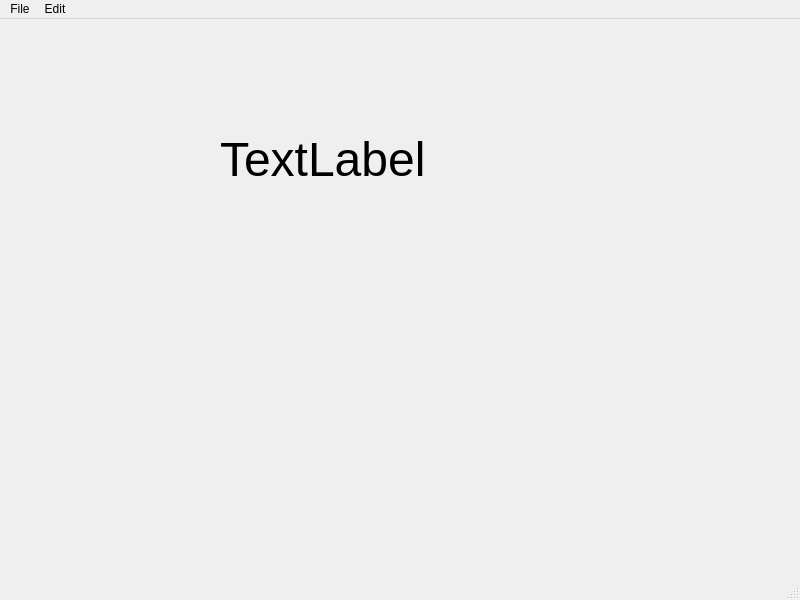
<?xml version="1.0" encoding="UTF-8"?>
<ui version="4.0">
 <class>MainWindow</class>
 <widget class="QMainWindow" name="MainWindow">
  <property name="geometry">
   <rect>
    <x>0</x>
    <y>0</y>
    <width>800</width>
    <height>600</height>
   </rect>
  </property>
  <property name="windowTitle">
   <string>MainWindow</string>
  </property>
  <widget class="QWidget" name="centralwidget">
   <widget class="QLabel" name="label">
    <property name="geometry">
     <rect>
      <x>220</x>
      <y>70</y>
      <width>331</width>
      <height>141</height>
     </rect>
    </property>
    <property name="font">
     <font>
      <pointsize>36</pointsize>
     </font>
    </property>
    <property name="text">
     <string>TextLabel</string>
    </property>
   </widget>
  </widget>
  <widget class="QMenuBar" name="menubar">
   <property name="geometry">
    <rect>
     <x>0</x>
     <y>0</y>
     <width>800</width>
     <height>21</height>
    </rect>
   </property>
   <widget class="QMenu" name="menuFile">
    <property name="title">
     <string>File</string>
    </property>
    <addaction name="actionNew"/>
    <addaction name="actionSave"/>
   </widget>
   <widget class="QMenu" name="menuEdit">
    <property name="title">
     <string>Edit</string>
    </property>
    <addaction name="actionCopy"/>
    <addaction name="actionPaste"/>
   </widget>
   <addaction name="menuFile"/>
   <addaction name="menuEdit"/>
  </widget>
  <widget class="QStatusBar" name="statusbar"/>
  <action name="actionNew">
   <property name="text">
    <string>New</string>
   </property>
   <property name="statusTip">
    <string>Create a new file</string>
   </property>
   <property name="shortcut">
    <string>Ctrl+N</string>
   </property>
  </action>
  <action name="actionSave">
   <property name="text">
    <string>Save</string>
   </property>
   <property name="statusTip">
    <string>Save a file</string>
   </property>
   <property name="shortcut">
    <string>Ctrl+S</string>
   </property>
  </action>
  <action name="actionCopy">
   <property name="text">
    <string>Copy</string>
   </property>
   <property name="statusTip">
    <string>Copy a file</string>
   </property>
   <property name="shortcut">
    <string>Ctrl+C</string>
   </property>
  </action>
  <action name="actionPaste">
   <property name="text">
    <string>Paste</string>
   </property>
   <property name="statusTip">
    <string>Paste a file</string>
   </property>
   <property name="shortcut">
    <string>Ctrl+V</string>
   </property>
  </action>
 </widget>
 <resources/>
 <connections/>
</ui>
